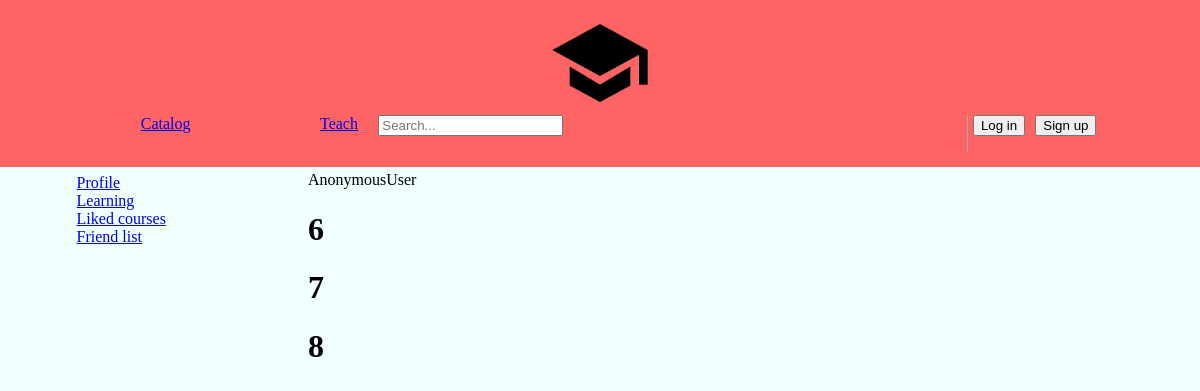
The app's page /account/liked, older data.
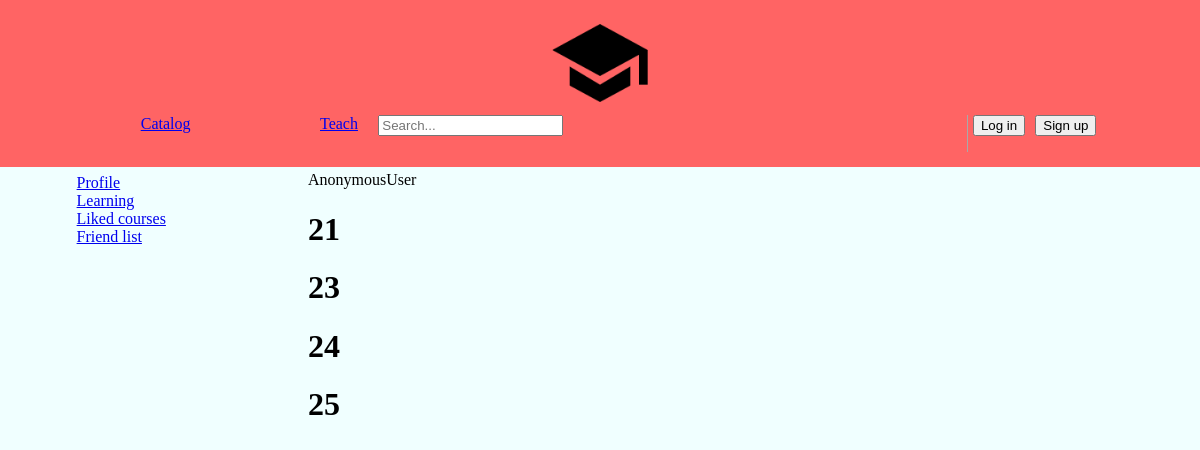
The same page, newer data.
### main/models.py (models this page shows, shortened)
class Course(models.Model):
    coursename = models.CharField(max_length=256, null=False)
    teacher = models.CharField(max_length=32, null=False)
    icon = models.ImageField(upload_to='course_images' , null=False)
    price = models.DecimalField(max_digits=8, decimal_places=2)
    added = models.ManyToManyField(User, default=None,related_name='added')
    learn_user = models.ManyToManyField(User,blank=True,related_name='learn_user')
    liked = models.BooleanField(default=False)

### teach/views.py (the view)
# urls.py: path('account/liked', teach.views.liked, name='liked'),
def liked(request):
    courses = Course.objects.all().filter(
    )
    return render(request , 'teach/liked1.html',{
        'courses':courses,
        'request':request,
    })

### teach/templates/teach/liked1.html
{% include 'main/header.html' %}
<div class="main" style="display: flex">
    {% include 'teach/list.html' %}
    <div class="nav2">
        <p>
            {{ request.user }}
        </p>
        {% for c in courses %} {% for request.user.username in c.added.all%}
        <h1>{{ c.id }}</h1>
        {% endfor %} {% endfor %}
    </div>
</div>

Row changes from the older to the newer data that the page shows:
removed Course: id "6"
removed Course: id "7"
removed Course: id "8"
added Course: id "21"
added Course: id "23"
added Course: id "24"
added Course: id "25"
